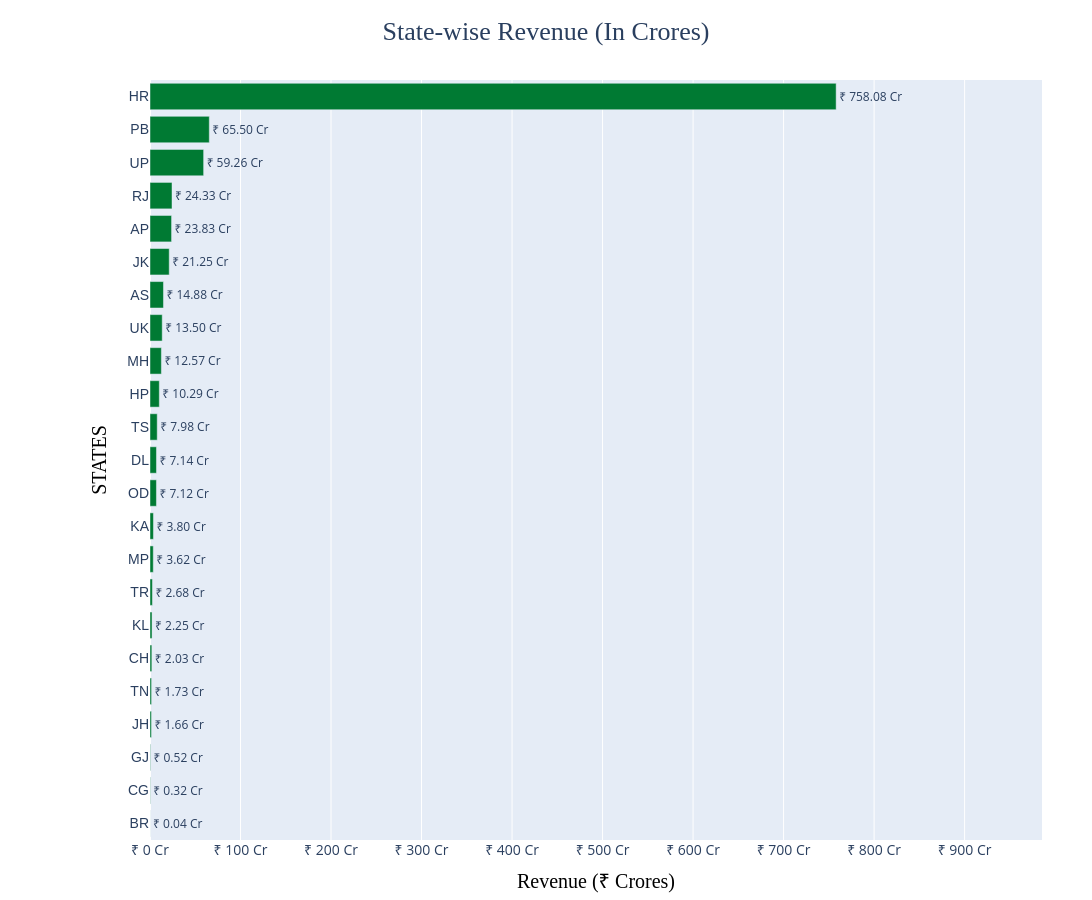

Notebook code for this chart:
### Markdown cell above
STATE WISE ANALYSIS

### Code cell
import plotly.express as px
import pandas as pd

df = df_merged.copy()

# ---------------- CLEAN DATA ----------------
df = df.dropna(subset=['state', 'Amount'])

df['state'] = df['state'].astype(str).str.strip()
df['Amount'] = pd.to_numeric(df['Amount'], errors='coerce')
df = df.dropna(subset=['Amount'])

# ---------------- GROUP ----------------
state_sales = (
    df.groupby('state', as_index=False)['Amount']
      .sum()
      .sort_values('Amount', ascending=False)
)

# Convert to Crores
state_sales['Revenue_Cr'] = state_sales['Amount'] / 1e7

# ---------------- PLOT ----------------
fig = px.bar(
    state_sales,
    x='Revenue_Cr',
    y='state',
    orientation='h',
    text='Revenue_Cr',
    title=' State-wise Revenue (In Crores)'
)

# ---------------- STYLE ----------------
fig.update_traces(
    texttemplate='₹ %{text:.2f} Cr',
    textposition='outside',
    marker=dict(color='#007A33'),
      hoverinfo="skip"

)

max_val = state_sales['Revenue_Cr'].max()

fig.update_layout(
    
    # ⭐ TITLE CENTER + BIG
    title=dict(
        x=0.5,
        font=dict(size=26, family="Arial Black")
    ),
    hovermode=False,
    # ⭐ Y AXIS (GOOD FONT)
    yaxis=dict(
        autorange='reversed',
        title=dict(
            text='STATES',
            font=dict(size=20, family="Calibri", color=" Arial black")
        ),
        tickfont=dict(size=14, family="Arial")
    ),

    # ⭐ X AXIS (CRORES FORMATTING)
    xaxis=dict(
        title=dict(
            text='Revenue (₹ Crores)',
            font=dict(size=20, family="Calibri", color=" Arial black")
        ),
        tickfont=dict(size=14),
        tickprefix='₹ ',
        ticksuffix=' Cr',
        range=[0, max_val * 1.3]
    ),
     height=900,   
    width=1600 ,
    margin=dict(l=150, r=50, t=80, b=50)
)

fig.show()

### Figure 1 — Plotly figure (JSON) as saved in the notebook; plotly's stock layout.template omitted (floating-point values rounded to 4 significant figures)
{"data": [{"hoverinfo": "skip", "hovertemplate": "Revenue_Cr=%{text}<br>state=%{y}<extra></extra>", "legendgroup": "", "marker": {"color": "#007A33", "pattern": {"shape": ""}}, "name": "", "orientation": "h", "showlegend": false, "text": [758.1, 65.5, 59.26, 24.33, 23.83, 21.25, 14.88, 13.5, 12.57, 10.29, 7.977, 7.143, 7.121, 3.797, 3.623, 2.676, 2.25, 2.03, 1.731, 1.655, 0.5243, 0.3206, 0.04484], "textposition": "outside", "texttemplate": "₹ %{text:.2f} Cr", "type": "bar", "x": [758.1, 65.5, 59.26, 24.33, 23.83, 21.25, 14.88, 13.5, 12.57, 10.29, 7.977, 7.143, 7.121, 3.797, 3.623, 2.676, 2.25, 2.03, 1.731, 1.655, 0.5243, 0.3206, 0.04484], "xaxis": "x", "y": ["HR", "PB", "UP", "RJ", "AP", "JK", "AS", "UK", "MH", "HP", "TS", "DL", "OD", "KA", "MP", "TR", "KL", "CH", "TN", "JH", "GJ", "CG", "BR"], "yaxis": "y"}], "layout": {"barmode": "relative", "height": 900, "hovermode": false, "legend": {"tracegroupgap": 0}, "margin": {"b": 50, "l": 150, "r": 50, "t": 80}, "title": {"font": {"family": "Arial Black", "size": 26}, "text": " State-wise Revenue (In Crores)", "x": 0.5}, "width": 1600, "xaxis": {"anchor": "y", "domain": [0, 1], "range": [0, 985.5], "tickfont": {"size": 14}, "tickprefix": "₹ ", "ticksuffix": " Cr", "title": {"font": {"color": "black", "family": "Calibri", "size": 20}, "text": "Revenue (₹ Crores)"}}, "yaxis": {"anchor": "x", "autorange": "reversed", "domain": [0, 1], "tickfont": {"family": "Arial", "size": 14}, "title": {"font": {"color": "black", "family": "Calibri", "size": 20}, "text": "STATES"}}}}
